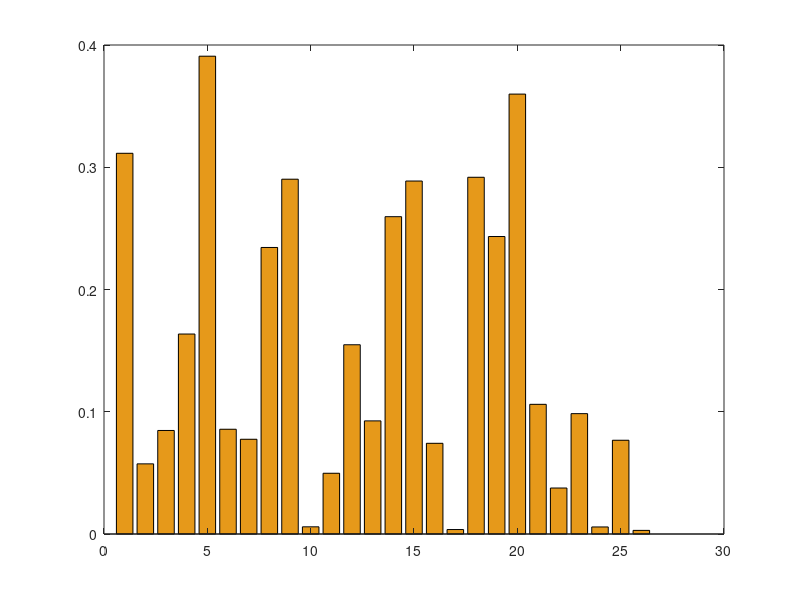

MATLAB code for this plot:
%Código para generar un histograma a partir de los datos de un archivo txt

x = load('data.txt');
n = 26;
bar(x/n,'FaceColor',[0.9 0.6 0.1]);